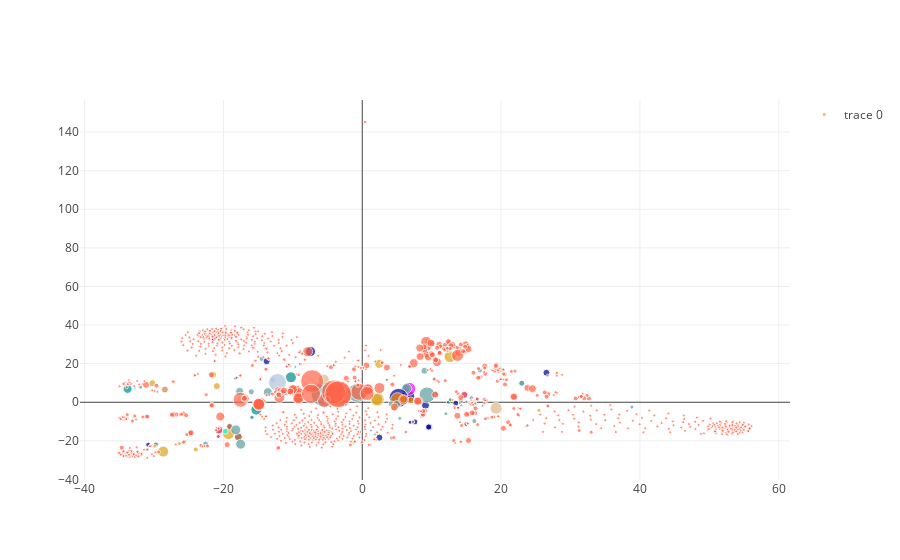

The code cell stored with this chart in its notebook:
### Code cell
mags_redc = mags_redc.fillna('')
mags_redc['label'] = list(mags_redc.reset_index().apply(lambda x: x['Unnamed: 0'] + ';'+ x['Species'],axis=1))
mags_redc['num_funcs'] = list(mag_predictions.sum(axis=1))

mags_redc['num_funcs'] = mags_redc['num_funcs'].apply(lambda x: 3 if x<=3 else x)

trace1 = go.Scatter(
                     x = mags_redc[0],
                     y = mags_redc[1], 
                     mode = 'markers',
                     marker=dict(color=mags_redc['color'], size=mags_redc['num_funcs']),
                     text = mags_redc['label'],
                     hoverinfo = "text",
                    )

layout= go.Layout(
    hovermode= 'closest',
    showlegend= True
)

fig = go.Figure(data=[trace1], layout=layout)
po.iplot(fig)

### Figure 1 — Plotly figure (JSON) as saved in the notebook; plotly's stock layout.template omitted (floating-point values rounded to 4 significant figures; data arrays with more than 128 entries replaced by an {"elided": "..."} marker saying what was removed)
{"data": [{"hoverinfo": "text", "marker": {"color": {"elided": "1394 str values"}, "size": {"elided": "1394 int values"}}, "mode": "markers", "text": {"elided": "1394 str values"}, "type": "scatter", "x": {"elided": "1394 float values"}, "y": {"elided": "1394 float values"}}], "layout": {"hovermode": "closest", "showlegend": true}}
